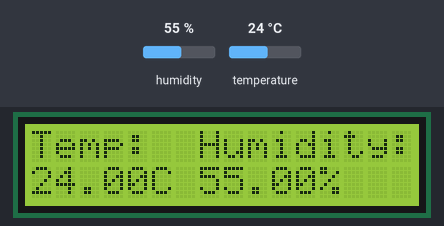
Simulated run of this sketch. Board: Arduino Uno, built with avr-gcc and run on an emulated ATmega328P. Shown: 16×2 character LCD. The test bench sets the inputs (shaded band); at power-on: humidity 55 %, temperature 24 °C.

Above: at 1.6 s.
1.7 s: humidity set to 22 %
At 4.0 s:
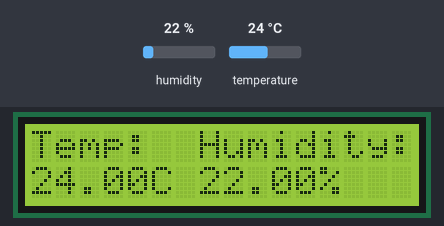
4.6 s: temperature set to 12 °C
At 5.6 s:
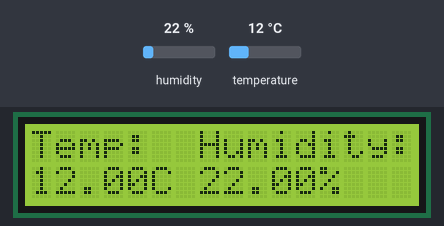
7.5 s: humidity set to 40 %
At 9.9 s:
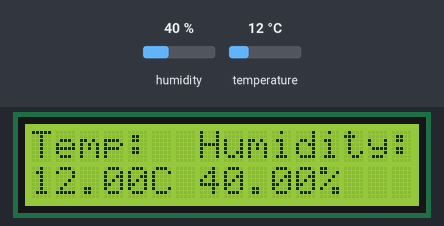
10.7 s: temperature set to 19 °C
At 12.6 s:
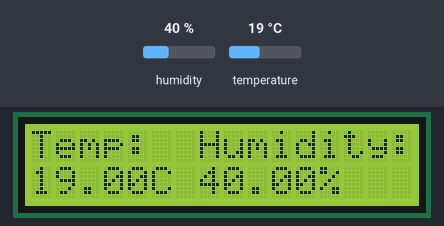
Timing chart, 0 to 14.1 s (numbered marks = the images above; inputs shaded):
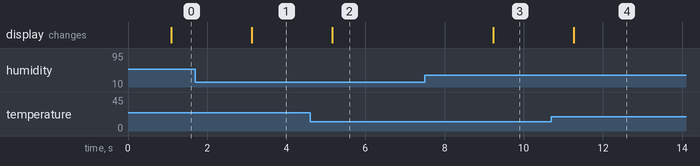

Measured:
- after the input at 1.7 s, the display: changes after 1.4 s (image 1)
- after the input at 4.6 s, the display: changes after 0.56 s (image 2)
- after the input at 7.5 s, the display: changes after 1.7 s (image 3)
- after the input at 10.7 s, the display: changes after 0.56 s (image 4)

The sketch:

Temperature_and_Humidity_values_on_the_LCD.ino
```cpp
/*Program to display the temperature and humidity values on the LCD
The purpose of this program is to use a DHT11 Temperature and Humidity Module to
sense the temperature and humidity and display these two values on the LCD.
*/
#include "DHT.h"; // Add DHT to library code
#include <LiquidCrystal.h>  // Add LCD to library code

LiquidCrystal lcd (12, 11, 5, 4, 3, 2); // Declare these pins to connect to the LCD display

#define DHTPIN 7  // Define the digital pin (7) to be used for the DHT module
#define DHTTYPE DHT11 // Define  the version of the DHT sensor being used as DHT11 rather than DHT22

float hum;  // Declare "hum" as the value of the humidity measured by the DHT module
float temp; // Declare "temp" as the value of the temperature measured by the DHT module

DHT dht (DHTPIN, DHTTYPE);  // Declare the DHT module

void setup() {
  // put your setup code here, to run once:
  Serial.begin(9600); // Set the baud rate to 9600 bits per second
  lcd.begin(16,2);  // Identify the LCD display as having 16 columns and 2 rows
  dht.begin();  // Allow the sensor to begin gathering the desired information (temperature and humidity)
}

void loop() {
  // put your main code here, to run repeatedly:
  delay(1000);  // Have a 1000 millisecond delay between readings of the temperature and humidity

  hum = dht.readHumidity(); // Read the humidity value under "hum"
  temp = dht.readTemperature(); // Read the temperature value under "temp"

  lcd.setCursor(0,0); // Set the starting point of the following print to the coordinate 0,0
  lcd.print("Temp:  Humidity:"); // Print the phrase "Temp:  Humidity:" on the LCD

  lcd.setCursor(0,1); // Set the starting point of the following print to the coordinate 0,1
  lcd.print(temp); // Print the value of the temperature on the LCD

  lcd.setCursor(5,1); // Set the starting point of the following print to the coordinate 5,1
  lcd.print("C"); // Print the phrase "C" on the LCD

  lcd.setCursor(7,1); // Set the starting point of the following print to the coordinate 7,1
  lcd.print(hum); // Print the value of the humidity on the LCD

  lcd.setCursor(12,1);  // Set the starting point of the following print to the coordinate 12,1
  lcd.print("%"); // Print the phrase "%" on the LCD
}
```
